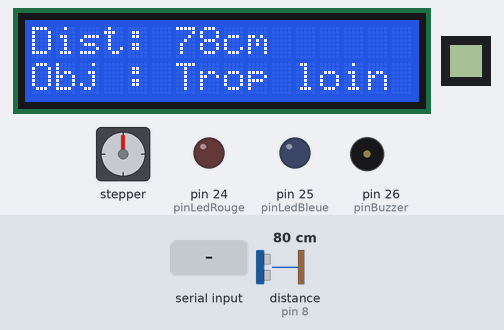
This sketch was run on a simulated Arduino Mega 2560, built with avr-gcc and run on an emulated ATmega2560. On the bench: 16×2 character LCD, 8×8 one-colour display, stepper motor, output pins drawn as LEDs (lit = HIGH), buzzer (waves = sounding, pin HIGH). Wiring (inferred from the names in the program): ultrasonic range finder: trigger pin 9; echo pin 8. Dashed ring = blinking. Inputs (shaded band) come from the test bench; at power-on: distance to the obstacle (sensor on pin 8) 80 cm. The echo pulse lasts 58.3 µs per cm; stepper angles assume 2048 steps per turn; pins used as bus, display or sensor lines are not drawn; what the sketch prints to the serial monitor is not drawn.

Above: at 3.3 s.
3.4 s: distance to the obstacle (sensor on pin 8) set to 66 cm
At 4.7 s:
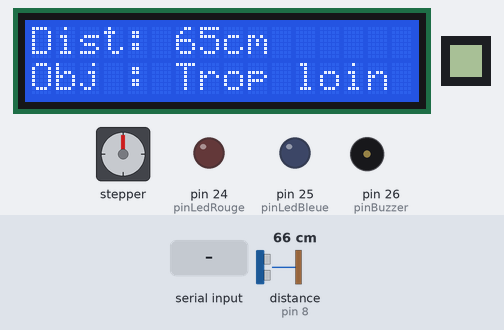
5.0 s: distance to the obstacle (sensor on pin 8) set to 57 cm
At 5.16 s:
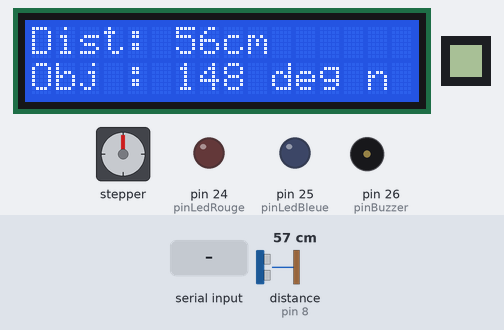
6.9 s: "g_dist\n" received over Serial
At 7.64 s:
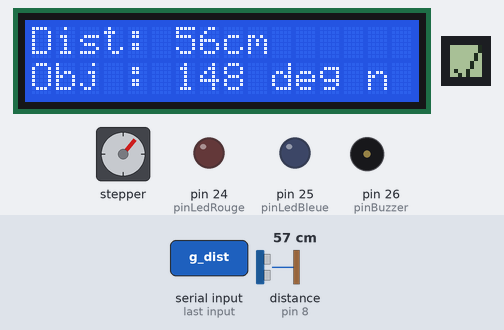
8.8 s: distance to the obstacle (sensor on pin 8) set to 19 cm
At 10.74 s:
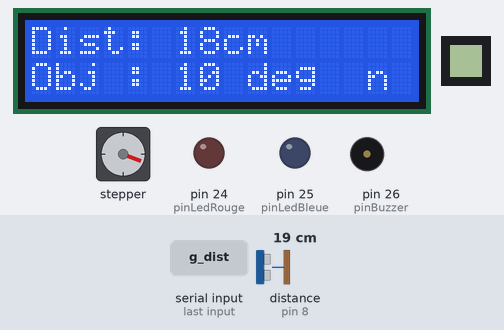
10.9 s: distance to the obstacle (sensor on pin 8) set to 15 cm
At 11.87 s:
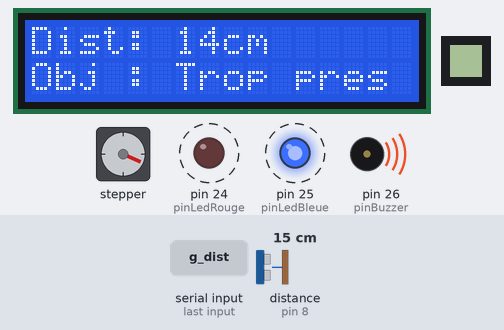
12.7 s: "cfg;alm;\n" received over Serial
At 14.95 s:
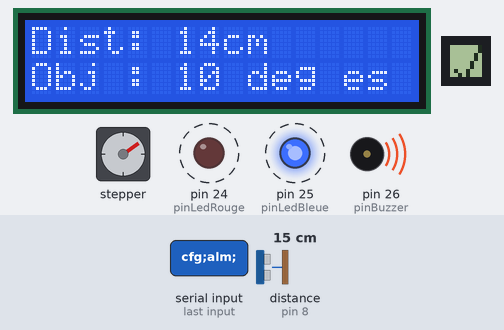
Timing chart, 0 to 17.1 s (numbered marks = the images above; inputs shaded):
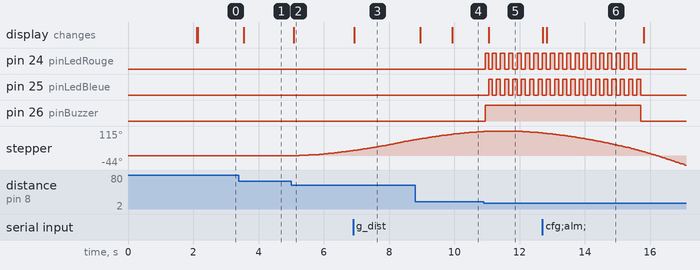

The sketch:

labo06.ino
```cpp
#include <Wire.h> // Inclure la bibliothèque Wire pour la communication I2C
#include <LiquidCrystal_I2C.h> // Inclure la bibliothèque pour contrôler l'écran LCD I2C
#include <AccelStepper.h> // Inclure la bibliothèque pour contrôler un moteur pas-à-pas
#include <U8g2lib.h> // Inclure la bibliothèque pour gérer l'afficheur MAX7219

// Définir le numéro d'étudiant affiché
const char* NUM_ETUDIANT = "2412433";

// Définir les broches utilisées pour le MAX7219 (Afficheur LED)
#define CLK_PIN 52 // Broche de l'horloge
#define DIN_PIN 51 // Broche de données
#define CS_PIN 53  // Broche de sélection du module (Chip Select)

// Initialiser l'afficheur MAX7219 avec les bonnes broches
U8G2_MAX7219_8X8_F_4W_SW_SPI u8g2(U8G2_R0, CLK_PIN, DIN_PIN, CS_PIN, U8X8_PIN_NONE, U8X8_PIN_NONE);

// Initialiser l'écran LCD avec l'adresse I2C 0x27, 16 colonnes, 2 lignes
LiquidCrystal_I2C lcd(0x27, 16, 2);

// Variable pour contrôler le délai de mise à jour du LCD
unsigned long lastLcdUpdate = 0;
const unsigned long lcdUpdateInterval = 100; // Intervalle d'actualisation du LCD (en ms)

// Définir les broches moteur pas-à-pas
#define MOTOR_INTERFACE_TYPE 4 // Type d'interface moteur : 4 fils
#define IN1 31 // Broche IN1 du moteur
#define IN2 33 // Broche IN2 du moteur
#define IN3 35 // Broche IN3 du moteur
#define IN4 37 // Broche IN4 du moteur

// Initialiser le moteur pas-à-pas
AccelStepper moteur(MOTOR_INTERFACE_TYPE, IN1, IN3, IN2, IN4);

// Constantes pour la gestion des angles du moteur
const int ANGLE_MIN = 10; // Angle minimum pour la position du moteur
const int ANGLE_MAX = 170; // Angle maximum
const int STEPS_PAR_180 = 2048; // Nombre de pas moteur pour 180 degrés

// Variables pour l'angle actuel et cible
int angleCible = 90; // Angle de départ visé
int angleCourant = 90; // Angle actuel
bool moteurActif = false; // État moteur actif/inactif

// Broches pour le capteur ultrason
const int pinTrig = 9; // Broche TRIG
const int pinEcho = 8; // Broche ECHO

// Variables pour la mesure de distance
long distance = 0; // Dernière distance mesurée
unsigned long lastDistanceRead = 0; // Temps de dernière lecture
const unsigned long distanceInterval = 50; // Fréquence de mesure (ms)

// Constantes pour la mesure ultrason
const float VITESSE_SON_CM_US = 0.034; // Vitesse du son en cm/us
const int TIMEOUT_ECHO = 30000; // Temps maximum pour attendre un echo

// Broches et variables pour l'alarme
const int pinBuzzer = 26; // Broche du buzzer
const int pinLedRouge = 24; // Broche LED rouge
const int pinLedBleue = 25; // Broche LED bleue
bool alarmeActive = false; // Indique si l'alarme est active
unsigned long lastGyroBlink = 0; // Dernier clignotement
unsigned long lastAlarmeDetection = 0; // Dernière détection d'intrusion
bool ledState = false; // État ON/OFF de la LED

// Seuils pour la détection
int DIST_TROP_PRES = 15; // Seuil trop près pour déclencher l'alarme
int limInf = 30; // Limite inférieure de détection moteur
int limSup = 60; // Limite supérieure
const int TEMPS_ALARME = 3000; // Durée de l'alarme (ms)
const int CLIGNO_INTERVAL = 100; // Intervalle de clignotement LED (ms)

// Définir les états possibles du système
enum Etat { TROP_PRES, TROP_LOIN, AUTO };
Etat etatSysteme = TROP_LOIN; // État initial

// Définir les états d'affichage MAX7219
enum EtatAffichage { AUCUN, CONFIRMATION, ERREUR, INCONNU };
EtatAffichage etatAffichageMAX = AUCUN; // État initial affichage
unsigned long affichageStart = 0; // Début du timer d'affichage

// ================= SETUP =================
void setup() {
  Serial.begin(115200); // Initialiser la communication série

  // Initialiser les broches capteur ultrason
  pinMode(pinTrig, OUTPUT);
  pinMode(pinEcho, INPUT);

  // Initialiser les broches LED et buzzer
  pinMode(pinBuzzer, OUTPUT);
  pinMode(pinLedRouge, OUTPUT);
  pinMode(pinLedBleue, OUTPUT);

  // Initialiser moteur
  moteur.setMaxSpeed(500);
  moteur.setAcceleration(100);
  moteur.setSpeed(200);
  moteur.setCurrentPosition(0);

  // Initialiser LCD
  lcd.init();
  lcd.backlight();
  lcd.setCursor(0, 0); lcd.print(NUM_ETUDIANT); // Afficher numéro étudiant
  lcd.setCursor(0, 1); lcd.print("Labo 6"); // Afficher titre labo
  delay(2000); // Pause de 2 secondes
  lcd.clear(); // Effacer écran

  // Initialiser MAX7219
  u8g2.begin();
  u8g2.setContrast(5);
  u8g2.setFont(u8g2_font_4x6_tr);
}

// ================= LOOP =================
void loop() {
  lireDistance(); // Lire la distance ultrason
  mettreAJourEtat(); // Mettre à jour l'état selon la distance
  gererAlarme(); // Gérer le buzzer et les LED
  gererMoteur(); // Gérer le déplacement du moteur
  afficherLCD(); // Afficher sur LCD
  afficherMAX7219(); // Afficher sur MAX7219
  gererCommandes(); // Lire et traiter commandes série
}

// ================= FONCTIONS =================

// Lire la distance du capteur ultrason
void lireDistance() {
  if (millis() - lastDistanceRead >= distanceInterval) { // Lire si délai écoulé
    digitalWrite(pinTrig, LOW); delayMicroseconds(2); // Début trigger
    digitalWrite(pinTrig, HIGH); delayMicroseconds(10); // Envoi d'une impulsion
    digitalWrite(pinTrig, LOW); // Fin trigger

    long duree = pulseIn(pinEcho, HIGH, TIMEOUT_ECHO); // Mesure de l'écho
    distance = duree * VITESSE_SON_CM_US / 2; // Conversion durée -> distance
    lastDistanceRead = millis(); // Mise à jour du dernier temps
  }
}

// Déterminer l'état du système selon la distance
void mettreAJourEtat() {
  if (distance <= DIST_TROP_PRES) etatSysteme = TROP_PRES; // Trop proche
  else if (distance >= limSup) etatSysteme = TROP_LOIN; // Trop loin
  else { // Entre les deux : automatique
    etatSysteme = AUTO;
    angleCible = map(distance, limInf, limSup, ANGLE_MIN, ANGLE_MAX);
    angleCible = constrain(angleCible, ANGLE_MIN, ANGLE_MAX);
  }
}

// Contrôler le moteur pas-à-pas
void gererMoteur() {
  if (etatSysteme == AUTO && angleCible != angleCourant) { // Si L'angle a changé
    activerMoteur(); // Activer les bobines
    int ciblePas = map(angleCible, 0, 180, -STEPS_PAR_180 / 2, STEPS_PAR_180 / 2);
    moteur.moveTo(ciblePas); // Aller vers la nouvelle position
    angleCourant = angleCible; // Mettre à jour
  }
  if (moteur.distanceToGo() != 0) moteur.run(); // Continuer le mouvement
  else if (moteurActif) desactiverMoteur(); // Éteindre bobines si arrivé
}

// Allumer toutes les bobines du moteur
void activerMoteur() {
  digitalWrite(IN1, HIGH);
  digitalWrite(IN2, HIGH);
  digitalWrite(IN3, HIGH);
  digitalWrite(IN4, HIGH);
  moteurActif = true;
}

// Éteindre toutes les bobines
void desactiverMoteur() {
  digitalWrite(IN1, LOW);
  digitalWrite(IN2, LOW);
  digitalWrite(IN3, LOW);
  digitalWrite(IN4, LOW);
  moteurActif = false;
}

// Gérer l'alarme sonore et les LEDs
void gererAlarme() {
  unsigned long maintenant = millis(); // Temps actuel

  if (distance <= DIST_TROP_PRES) { // Détecte objet trop proche
    lastAlarmeDetection = maintenant;
    alarmeActive = true;
    digitalWrite(pinBuzzer, HIGH);
  }

  if (alarmeActive && (maintenant - lastAlarmeDetection >= TEMPS_ALARME)) { // Temps écoulé
    digitalWrite(pinBuzzer, LOW);
    digitalWrite(pinLedRouge, LOW);
    digitalWrite(pinLedBleue, LOW);
    alarmeActive = false;
  }

  if (alarmeActive && (maintenant - lastGyroBlink >= CLIGNO_INTERVAL)) { // Clignoter LED
    ledState = !ledState;
    digitalWrite(pinLedRouge, ledState);
    digitalWrite(pinLedBleue, !ledState);
    lastGyroBlink = maintenant;
  }
}

// Mise à jour de l'affichage LCD
void afficherLCD() {
  if (millis() - lastLcdUpdate >= lcdUpdateInterval) {
    lcd.setCursor(0, 0);
    lcd.print("Dist: "); lcd.print(distance); lcd.print("cm   ");
    lcd.setCursor(0, 1);
    if (etatSysteme == TROP_PRES) lcd.print("Obj : Trop pres ");
    else if (etatSysteme == TROP_LOIN) lcd.print("Obj : Trop loin ");
    else {
      lcd.print("Obj : "); lcd.print(angleCible); lcd.print(" deg ");
    }
    lastLcdUpdate = millis();
  }
}

// Affichage des symboles sur le MAX7219
void afficherMAX7219() {
  if (etatAffichageMAX == AUCUN) return; // Si rien à afficher

  if (millis() - affichageStart >= 3000) { // Effacer après 3 secondes
    etatAffichageMAX = AUCUN;
    u8g2.clear();
    return;
  }

  u8g2.clearBuffer();
  if (etatAffichageMAX == CONFIRMATION) { // bon
    u8g2.drawLine(1, 6, 3, 8);
    u8g2.drawLine(3, 8, 7, 0);
  } else if (etatAffichageMAX == ERREUR) { // interdit signe
    u8g2.drawCircle(4, 4, 3);
    u8g2.drawLine(2, 2, 6, 6);
  } else if (etatAffichageMAX == INCONNU) { // x
    u8g2.drawLine(1, 1, 6, 6);
    u8g2.drawLine(6, 1, 1, 6);
  }
  u8g2.sendBuffer();
}

// Lire les commandes envoyées par le moniteur série
void gererCommandes() {
  if (!Serial.available()) return;

  String tampon = Serial.readStringUntil('\n');
  tampon.trim(); tampon.toLowerCase();

  if (tampon == "g_dist") { // Commande de lecture distance
    Serial.println(distance);
    etatAffichageMAX = CONFIRMATION;
  } else if (tampon.startsWith("cfg;alm;")) { // Modifier seuil alarme
    DIST_TROP_PRES = tampon.substring(8).toInt();
    etatAffichageMAX = CONFIRMATION;
  } else if (tampon.startsWith("cfg;lim_inf;")) { // Modifier limite inférieure
    int val = tampon.substring(12).toInt();
    if (val < limSup) { limInf = val; etatAffichageMAX = CONFIRMATION; }
    else etatAffichageMAX = ERREUR;
  } else if (tampon.startsWith("cfg;lim_sup;")) { // Modifier limite supérieure
    int val = tampon.substring(12).toInt();
    if (val > limInf) { limSup = val; etatAffichageMAX = CONFIRMATION; }
    else etatAffichageMAX = ERREUR;
  } else { // Commande non reconnue
    etatAffichageMAX = INCONNU;
  }
  affichageStart = millis(); // Démarrer le chrono d'affichage
}
```

Alarm.cpp
```cpp
#include "Alarm.h"
#include <Arduino.h>

Alarm::Alarm(int buzz, int r, int b, int seuil_) {
  buzzer = buzz;
  ledR = r;
  ledB = b;
  seuil = seuil_;
  pinMode(buzzer, OUTPUT);
  pinMode(ledR, OUTPUT);
  pinMode(ledB, OUTPUT);
}

void Alarm::update(long distance) {
  unsigned long now = millis();

  if (distance <= seuil) {
    lastDetect = now;
    active = true;
    digitalWrite(buzzer, HIGH);
  }

  if (active && now - lastDetect >= 3000) {
    active = false;
    digitalWrite(buzzer, LOW);
    digitalWrite(ledR, LOW);
    digitalWrite(ledB, LOW);
  }

  if (active && now - lastBlink >= 100) {
    ledState = !ledState;
    digitalWrite(ledR, ledState);
    digitalWrite(ledB, !ledState);
    lastBlink = now;
  }
}
```

Alarm.h
```cpp
#ifndef ALARM_H
#define ALARM_H

class Alarm {
  int buzzer, ledR, ledB;
  int seuil;
  bool active = false;
  unsigned long lastDetect = 0;
  unsigned long lastBlink = 0;
  bool ledState = false;

public:
  Alarm(int buzz, int r, int b, int seuil);
  void update(long distance);
};

#endif
```

Sensor.cpp
```cpp
#include "Sensor.h"
#include <Arduino.h>

Sensor::Sensor(int trigPin, int echoPin) {
  trig = trigPin;
  echo = echoPin;
  pinMode(trig, OUTPUT);
  pinMode(echo, INPUT);
}

void Sensor::read() {
  if (millis() - lastRead < interval) return;
  lastRead = millis();

  digitalWrite(trig, LOW); delayMicroseconds(2);
  digitalWrite(trig, HIGH); delayMicroseconds(10);
  digitalWrite(trig, LOW);

  long duration = pulseIn(echo, HIGH, 30000);
  distance = duration * 0.034 / 2;
}

long Sensor::getDistance() {
  return distance;
}
```

Sensor.h
```cpp
#ifndef SENSOR_H
#define SENSOR_H

class Sensor {
  int trig, echo;
  long distance = 0;
  unsigned long lastRead = 0;
  const unsigned long interval = 50;

public:
  Sensor(int trigPin, int echoPin);
  void read();
  long getDistance();
};

#endif
```

ViseurAutomatique.cpp
```cpp
#include "ViseurAutomatique.h"
#include <AccelStepper.h>
#include <Arduino.h>

// === Pins et objets ===
static int _pinTrig, _pinEcho;
static AccelStepper moteur(AccelStepper::FULL4WIRE, 31, 35, 33, 37);

// === Distance ===
static long distance = 0;
static unsigned long lastDistanceRead = 0;
const unsigned long INTERVAL_DISTANCE = 50;
const int TIMEOUT_ECHO = 30000;
const float VITESSE_SON_CM_US = 0.034;
const int DIST_MIN_VALID = 2;
const int DIST_MAX_VALID = 400;

// === Angle ===
const int ANGLE_MIN = 10;
const int ANGLE_MAX = 170;
const int STEPS_PAR_180 = 2048;
static int angleCourant = 90;
static int angleCible = 90;
static bool moteurActif = false;

// === Zone AUTO ===
const int LIM_INF = 30;
const int LIM_SUP = 60;

// === État système ===
enum Etat { TROP_PRES, TROP_LOIN, AUTO };
static Etat etatSysteme = TROP_LOIN;

void viseur_init(int pinTrig, int pinEcho, int pinIN1, int pinIN2, int pinIN3, int pinIN4) {
  _pinTrig = pinTrig;
  _pinEcho = pinEcho;
  pinMode(_pinTrig, OUTPUT);
  pinMode(_pinEcho, INPUT);

  moteur.setMaxSpeed(500);
  moteur.setAcceleration(100);
  moteur.setSpeed(200);
  moteur.setCurrentPosition(0);
  moteur.moveTo(0);
}

void lireDistance() {
  if (millis() - lastDistanceRead < INTERVAL_DISTANCE) return;
  digitalWrite(_pinTrig, LOW); delayMicroseconds(2);
  digitalWrite(_pinTrig, HIGH); delayMicroseconds(10);
  digitalWrite(_pinTrig, LOW);
  long duree = pulseIn(_pinEcho, HIGH, TIMEOUT_ECHO);
  long d = duree * VITESSE_SON_CM_US / 2;
  if (d >= DIST_MIN_VALID && d <= DIST_MAX_VALID) distance = d;
  lastDistanceRead = millis();
}

void viseur_update() {
  lireDistance();

  // État logique
  if (distance <= 15) {
    etatSysteme = TROP_PRES;
  } else if (distance >= LIM_SUP) {
    etatSysteme = TROP_LOIN;
  } else {
    etatSysteme = AUTO;
    angleCible = map(distance, LIM_INF, LIM_SUP, ANGLE_MIN, ANGLE_MAX);
    angleCible = constrain(angleCible, ANGLE_MIN, ANGLE_MAX);
  }

  // Moteur
  if (etatSysteme == AUTO && angleCible != angleCourant) {
    int ciblePas = map(angleCible, 0, 180, -STEPS_PAR_180 / 2, STEPS_PAR_180 / 2);
    moteur.moveTo(ciblePas);
    angleCourant = angleCible;
  }
}

void viseur_refresh() {
  if (moteur.distanceToGo() != 0) {
    moteur.run();
  }
}

long viseur_distance() {
  return distance;
}

int viseur_angle() {
  return angleCible;
}
```

ViseurAutomatique.h
```cpp
// Fichier : ViseurAutomatique.h

#pragma once


#include <AccelStepper.h>


enum EtatViseur {

INACTIF,

SUIVI,

REPOS

};


class ViseurAutomatique {

public:

// Constructeur

// p1 à p4 : broches IN1 à IN4 du ULN2003

// distanceRef : référence à la distance détectée

ViseurAutomatique(int p1, int p2, int p3, int p4, float& distanceRef);


// Doit être appelée continuellement dans loop()

void update();


// Régle l’angle minimal (position la plus à gauche)

void setAngleMin(float angle);


// Régle l’angle maximal (position la plus à droite)

void setAngleMax(float angle);


// Régle le nombre de pas par tour du moteur

void setPasParTour(int steps); // Définit la distance minimale à partir de laquelle le viseur commence à suivre

void setDistanceMinSuivi(float distanceMin);


// Définit la distance maximale jusqu'où le viseur peut suivre

void setDistanceMaxSuivi(float distanceMax);


// Retourne l’angle actuel du viseur

float getAngle() const;


// Active le viseur en le mettant en état repos

void activer();


// Désactive le viseur en le mettant en état inactif

void desactiver();


// Retourne l’état actuel du viseur sous forme de texte

const char* getEtatTexte() const;


private:

AccelStepper _stepper;

unsigned long _currentTime = 0;


float& _distance;


float _angleMin = 0.0;

float _angleMax = 180.0;

int _stepsPerRev = 2048;


float _distanceMinSuivi = 30.0;

float _distanceMaxSuivi = 60.0;


EtatViseur _etat = INACTIF;


// États

void _inactifState(unsigned long cT);

void _suiviState(unsigned long cT);

void _reposState(unsigned long cT);


long _angleEnSteps(float angle) const;
};
```

Measured:
- the behaviour switches between 61 and 60 cm on distance to the obstacle (sensor on pin 8) (found by bisection; images 1 and 2)
- the behaviour switches between 17 and 16 cm on distance to the obstacle (sensor on pin 8) (found by bisection; images 4 and 5)
- after the input at 3.4 s, the display: changes after 0.15 s (image 1)
- after the input at 5.0 s, stepper: keeps turning clockwise at about 15°/s, starting after 0.25 s; the display: changes after 0.09 s (image 2)
- after the input at 6.9 s, the display: changes at once (image 3)
- after the input at 8.8 s, the display: first changes after 0.16 s (image 4 shows a later state)
- after the input at 10.9 s, pin 24 (pinLedRouge): alternates HIGH for 0.13 s and LOW for 0.13 s, starting after 0.05 s; pin 25 (pinLedBleue): alternates HIGH for 0.13 s and LOW for 0.13 s, starting after 0.15 s; pin 26 (pinBuzzer): LOW → HIGH after 0.05 s; the display: changes after 0.15 s (image 5)
- after the input at 12.7 s, pin 26 (pinBuzzer): HIGH → LOW after 3.0 s; the display: first changes at once (image 6 shows a later state)
